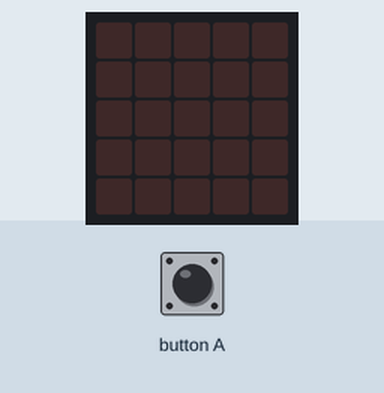
The program below on a simulated BBC micro:bit running MicroPython. Shown: the board's 5×5 LED display. The test bench sets the inputs (shaded band).

Above: at 1.2 s.
1.3 s: button A pressed for 0.15 s
At 2.0 s:
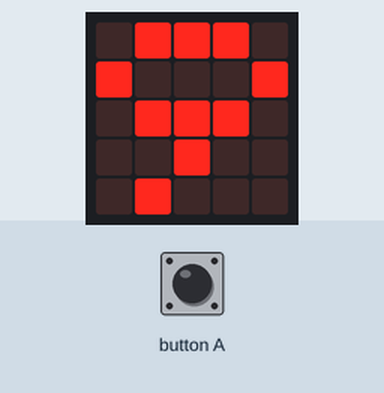
At 2.7 s:
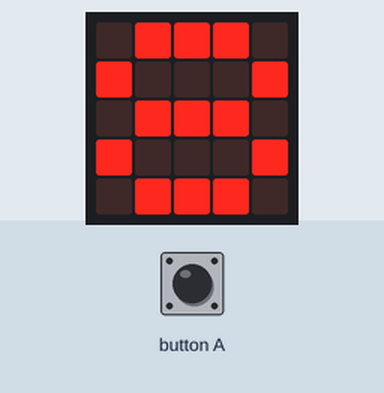
Timing chart, 0 to 4.3 s (numbered marks = the images above; inputs shaded):
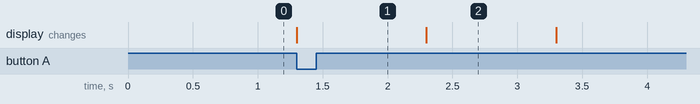

Measured:
- after the input at 1.3 s, the display: changes at once (image 1)
- what the display in image 2 shows lasts 1.0 s, from 2.3 s to 3.3 s

The program:

07_countdown.py
```python
from microbit import display, button_a
import time

NUMBERS = list(range(9, 0, -1))


def countdown():
    for i in NUMBERS:
        display.show(i)
        time.sleep(1)
    display.clear()


while True:
    if button_a.is_pressed():
        countdown()
```
